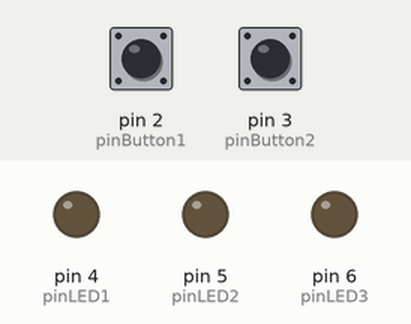
Simulated run of this sketch. Board: Arduino Uno, built with avr-gcc and run on an emulated ATmega328P. On the bench: output pins drawn as LEDs (lit = HIGH). Inputs (shaded band) come from the test bench; at power-on: pin 2 (pinButton1) LOW, pin 3 (pinButton2) LOW.

Above: at 1.2 s.
1.3 s: pin 2 (pinButton1) pulled HIGH for 0.15 s
At 1.7 s:
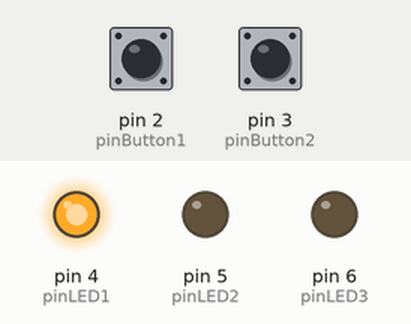
4.4 s: pin 3 (pinButton2) pulled HIGH for 3.2 s
At 5.2 s:
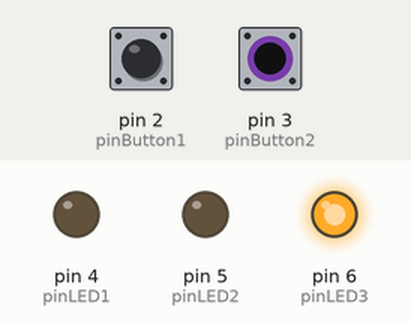
10.6 s: pin 3 (pinButton2) pulled HIGH for 0.15 s
At 11.9 s:
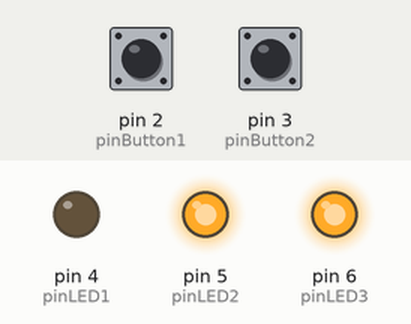
13.7 s: pin 3 (pinButton2) pulled HIGH for 1 s
At 16.2 s:
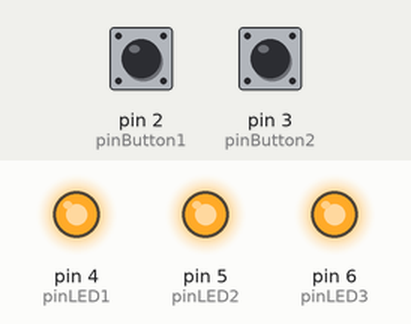
Timing chart, 0 to 18.2 s (numbered marks = the images above; inputs shaded):
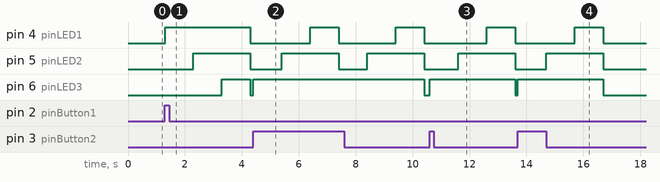

The sketch:

code.ino
```cpp
int pinLED1 = 4;
int pinLED2 = 5;
int pinLED3 = 6;
int pinButton1 = 2;
int pinButton2 = 3;

void setup() {
  pinMode(pinButton1, INPUT);
  pinMode(pinButton2, INPUT);
  pinMode(pinLED1, OUTPUT);
  pinMode(pinLED2, OUTPUT);
  pinMode(pinLED3, OUTPUT);
}

void loop() {
  if(digitalRead(pinButton1) == HIGH) {
      digitalWrite(pinLED1, HIGH);
      delay(1000);
      digitalWrite(pinLED2, HIGH);
      delay(1000);
      digitalWrite(pinLED3, HIGH);
      delay(1000);

      } else {
        digitalWrite(pinLED1, LOW);
        digitalWrite(pinLED2, LOW);
        digitalWrite(pinLED3, LOW);
      }

  if(digitalRead(pinButton2) == HIGH) {
      digitalWrite(pinLED3, HIGH);
      delay(1000);
      digitalWrite(pinLED2, HIGH);
      delay(1000);
      digitalWrite(pinLED1, HIGH);
      delay(1000);
  } else {
    digitalWrite(pinLED1, LOW);
    digitalWrite(pinLED2, LOW);
    digitalWrite(pinLED3, LOW);
  }
}
```

Measured:
- after the input at 1.3 s, pin 4 (pinLED1): LOW → HIGH at once, → LOW 3.0 s later; pin 5 (pinLED2): LOW → HIGH after 1.0 s, → LOW 2.0 s later; pin 6 (pinLED3): LOW → HIGH after 2.0 s, → LOW 1.0 s later
- after the input at 4.4 s, pin 4 (pinLED1): alternates HIGH for 1.0 s and LOW for 2.0 s, starting after 2.0 s; pin 5 (pinLED2): alternates HIGH for 2.0 s and LOW for 1.0 s, starting after 1.0 s; pin 6 (pinLED3): LOW → HIGH at once, → LOW 6.0 s later
- after the input at 10.6 s, pin 4 (pinLED1): LOW → HIGH after 2.0 s, → LOW 1.0 s later; pin 5 (pinLED2): LOW → HIGH after 1.0 s, → LOW 2.0 s later; pin 6 (pinLED3): LOW → HIGH at once, → LOW 3.0 s later
- after the input at 13.7 s, pin 4 (pinLED1): LOW → HIGH after 2.0 s, → LOW 1.0 s later; pin 5 (pinLED2): LOW → HIGH after 1.0 s, → LOW 2.0 s later; pin 6 (pinLED3): LOW → HIGH at once, → LOW 3.0 s later
